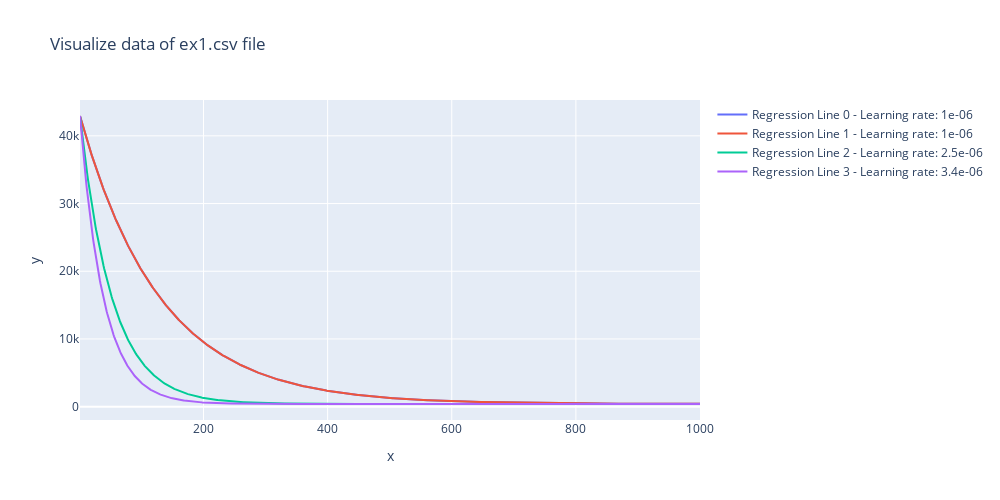

The code cell stored with this chart in its notebook:
### Code cell
learning_ = [0.000001, 0.000001, 0.0000025, 0.0000034]
x_range = np.linspace(1, 1000, 1000)

list_J = np.zeros((1000, 4))

fig = go.Figure()
for i, value in enumerate(learning_):
    _ , J_ = update_params(iter= 1000, theta= theta, X= x_col, Y= y_col, learning_rate= value)
    list_J[:, i] = J_
    fig.add_trace(go.Scatter(x=x_range, y=list_J[:, i], mode='lines', name= f'Regression Line {i} - Learning rate: {value}'))

fig.update_xaxes(title = 'x')
fig.update_yaxes(title = 'y', tickangle= 0)
fig.update_layout(width = 1000, height= 500, title_text= 'Visualize data of ex1.csv file', showlegend= True)
fig.show()

### Figure 1 — Plotly figure (JSON) as saved in the notebook; plotly's stock layout.template omitted (floating-point values rounded to 4 significant figures; data arrays with more than 128 entries replaced by an {"elided": "..."} marker saying what was removed)
{"data": [{"mode": "lines", "name": "Regression Line 0 - Learning rate: 1e-06", "type": "scatter", "x": {"elided": "1000 int values"}, "y": {"elided": "1000 float values"}}, {"mode": "lines", "name": "Regression Line 1 - Learning rate: 1e-06", "type": "scatter", "x": {"elided": "1000 int values"}, "y": {"elided": "1000 float values"}}, {"mode": "lines", "name": "Regression Line 2 - Learning rate: 2.5e-06", "type": "scatter", "x": {"elided": "1000 int values"}, "y": {"elided": "1000 float values"}}, {"mode": "lines", "name": "Regression Line 3 - Learning rate: 3.4e-06", "type": "scatter", "x": {"elided": "1000 int values"}, "y": {"elided": "1000 float values"}}], "layout": {"height": 500, "showlegend": true, "title": {"text": "Visualize data of ex1.csv file"}, "width": 1000, "xaxis": {"title": {"text": "x"}}, "yaxis": {"tickangle": 0, "title": {"text": "y"}}}}
